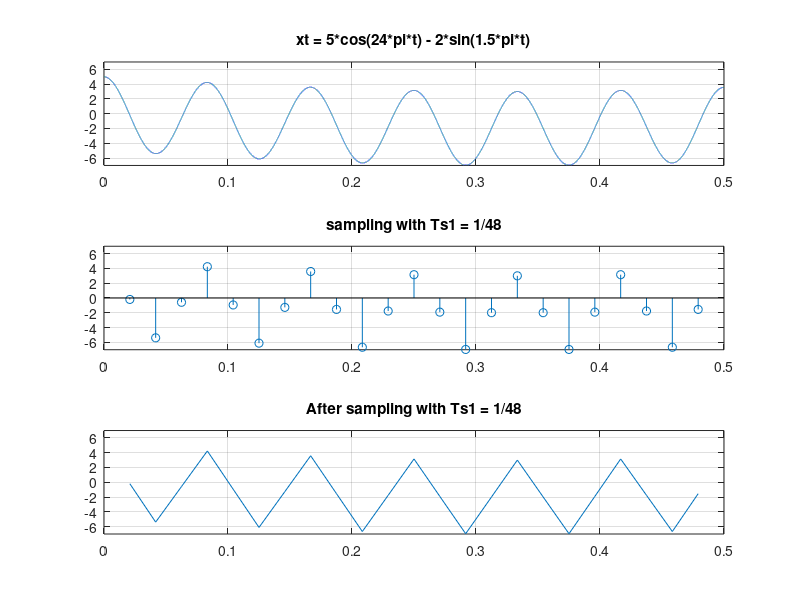
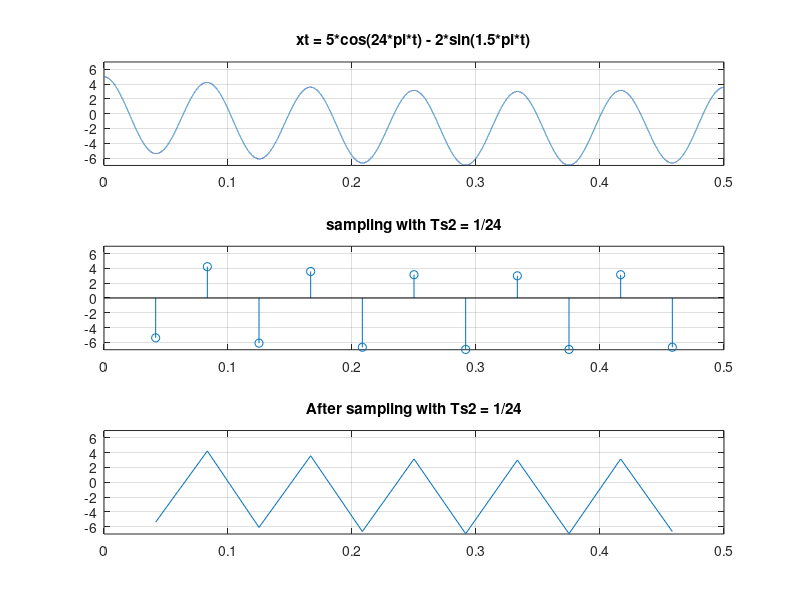
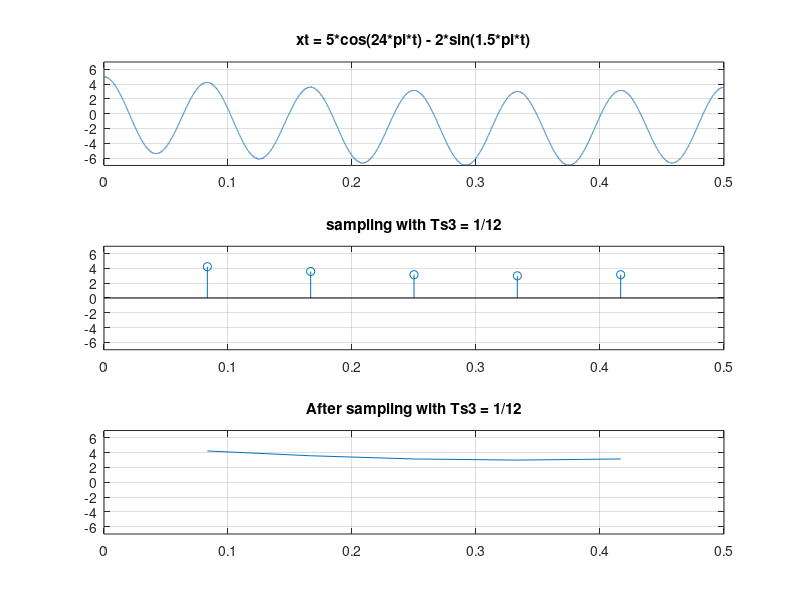
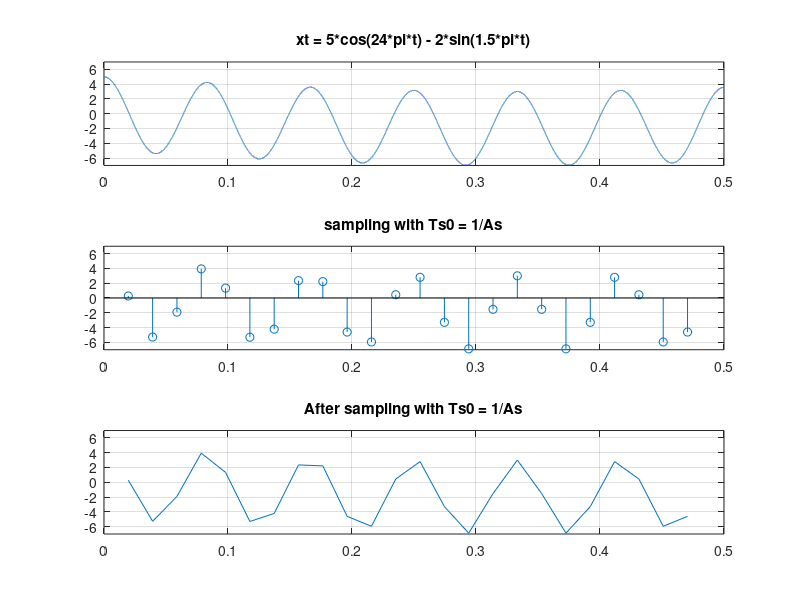

These charts were generated, in order, by the following MATLAB code:
clear all;close all;clc;

%2
dt = 0.01*10^(-3);
t = dt:dt:500*10^(-3)-dt;
xt = 5*cos(24*pi*t) - 2*sin(1.5*pi*t);

dTs1 = 1/48; Ts1 = dTs1:dTs1:500*10^(-3)-dTs1 ;
dTs2 = 1/24; Ts2 = dTs2:dTs2:500*10^(-3)-dTs2 ;
dTs3 = 1/12; Ts3 = dTs3:dTs3:500*10^(-3)-dTs3 ;

xa1 = 5*cos(24*pi*Ts1) - 2*sin(1.5*pi*Ts1);
xa2 = 5*cos(24*pi*Ts2) - 2*sin(1.5*pi*Ts2);
xa3 = 5*cos(24*pi*Ts3) - 2*sin(1.5*pi*Ts3);
%------------first sampling--------------
figure;
subplot(3,1,1);
plot(t,xt);
ylim([-7 7]);
grid on;
title('xt = 5*cos(24*pi*t) - 2*sin(1.5*pi*t)');

subplot(3,1,2);
stem(Ts1,xa1);
ylim([-7 7]);
grid on;
title('sampling with Ts1 = 1/48');

subplot(3,1,3);
plot(Ts1,xa1);
ylim([-7 7]);
grid on;
title('After sampling with Ts1 = 1/48');

%------------second sampling--------------
figure;
subplot(3,1,1);
plot(t,xt);
ylim([-7 7]);
grid on;
title('xt = 5*cos(24*pi*t) - 2*sin(1.5*pi*t)');

subplot(3,1,2);
stem(Ts2,xa2);
ylim([-7 7]);
grid on;
title('sampling with Ts2 = 1/24');

subplot(3,1,3);
plot(Ts2,xa2);
ylim([-7 7]);
grid on;
title('After sampling with Ts2 = 1/24');

%------------third sampling--------------
figure;
subplot(3,1,1);
plot(t,xt);
ylim([-7 7]);
grid on;
title('xt = 5*cos(24*pi*t) - 2*sin(1.5*pi*t)');

subplot(3,1,2);
stem(Ts3,xa3);
ylim([-7 7]);
grid on;
title('sampling with Ts3 = 1/12');

subplot(3,1,3);
plot(Ts3,xa3);
ylim([-7 7]);
grid on;
title('After sampling with Ts3 = 1/12');

%----sampling with Ts form team number-----
As = 51; %we are team number 51
dTs0 = 1/As; Ts0 = dTs0:dTs0:500*10^(-3)-dTs0 ;
xa0 = 5*cos(24*pi*Ts0) - 2*sin(1.5*pi*Ts0);

figure;
subplot(3,1,1);
plot(t,xt);
ylim([-7 7]);
grid on;
title('xt = 5*cos(24*pi*t) - 2*sin(1.5*pi*t)');

subplot(3,1,2);
stem(Ts0,xa0);
ylim([-7 7]);
grid on;
title('sampling with Ts0 = 1/As');

subplot(3,1,3);
plot(Ts0,xa0);
ylim([-7 7]);
grid on;
title('After sampling with Ts0 = 1/As');

